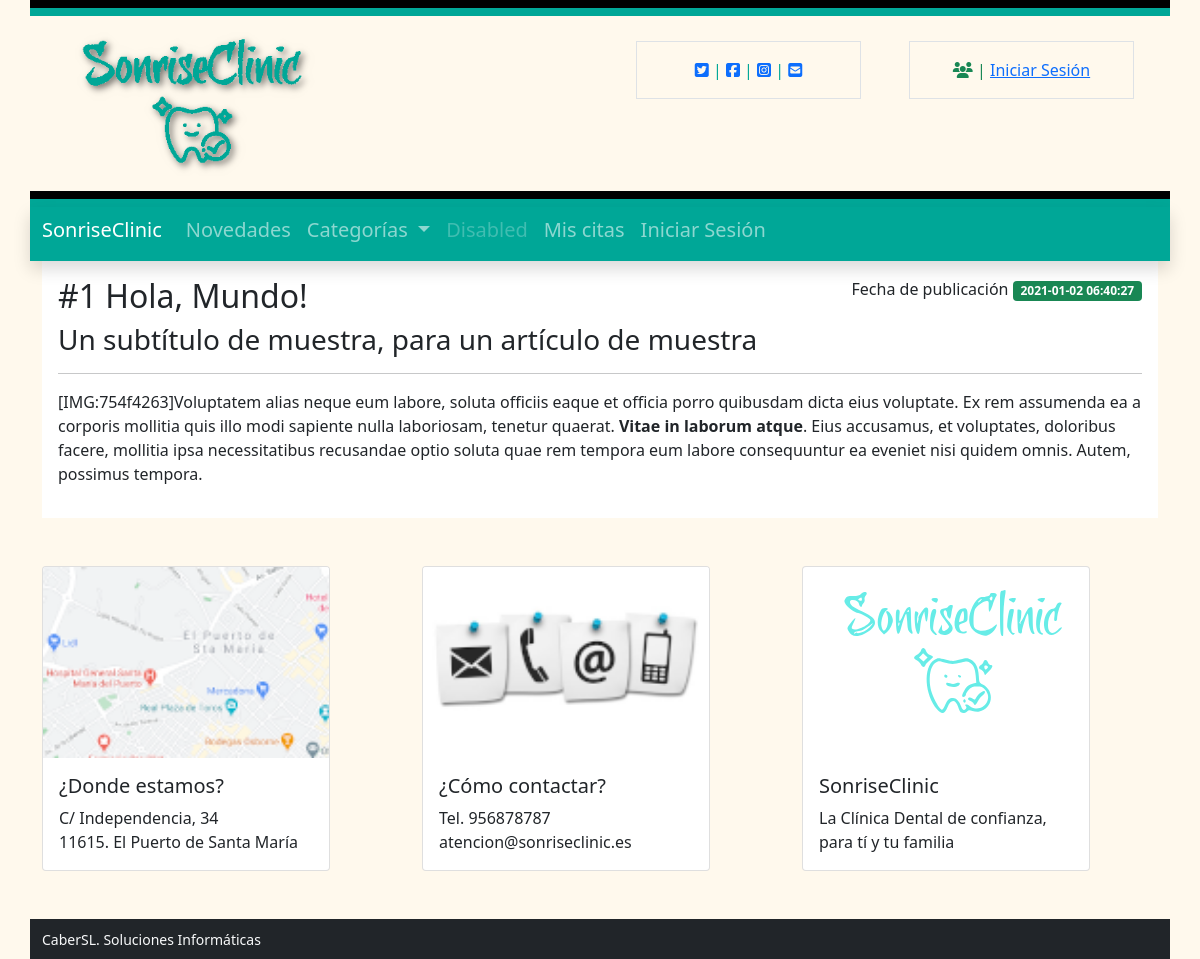
Screenshot of /article.php?id=1 with the database file from the repository.
### tables this page shows
CREATE TABLE `config` (
  `id` int(9) NOT NULL,
  `type` varchar(10) NOT NULL,
  `label` varchar(25) NOT NULL,
  `value` varchar(255) NOT NULL
);

CREATE TABLE `articles` (
  `id` int(9) NOT NULL,
  `title` varchar(255) NOT NULL,
  `subtitle` varchar(255) NOT NULL,
  `text` text NOT NULL,
  `date_created` datetime NOT NULL DEFAULT current_timestamp(),
  `date_published` datetime DEFAULT NULL,
  `date_modifiqued` datetime DEFAULT NULL,
  `enabled` tinyint(1) NOT NULL,
  `author` int(11) NOT NULL
);

### includes/sessions.php (called while the page is built, shortened)
<?php
if (isset($_SESSION['lang'])){
    $lang = $_SESSION['lang'];
}else{
    $lang = null;
}
function isAuthenticated() {
    if (isset($_SESSION['autentificado'])){
        return $_SESSION['autentificado'];
    } else return FALSE;
}

### includes/class.data.php (called while the page is built, shortened)
<?php
class DataBase
{
    var $connection;
    public function __construct()
    {
        if (DB_PASS == NULL)
            $this->connection = mysqli_connect(DB_SERVER, DB_USER, DB_NAME);
        else
            $this->connection = mysqli_connect(DB_SERVER, DB_USER, DB_PASS, DB_NAME);
        return true;
    }
    public function send($sql, $type = 'ARRAY')
    {
        $result = mysqli_query($this->connection, $sql) or die(mysqli_error($this->connection));
        $return = array();
        if ($type == 'ARRAY')
            while (($return[] = mysqli_fetch_array($result))) {
            } else
            while (($return[] = mysqli_fetch_assoc($result))) {
            }
        if (count($return) > 1)
            unset($return[count($return) - 1]);
        else
            $return = FALSE;
        return $return;
    }
    public function select($table, $where, $type = 'ARRAY')
    {
        $sql = "SELECT * FROM " . $table . " WHERE " . $where;
        $result = mysqli_query($this->connection, $sql);
        $return = array();
        if ($type == 'ARRAY')
            while (($return[] = mysqli_fetch_array($result))) {
            } else
            while (($return[] = mysqli_fetch_assoc($result))) {
            }
        if (count($return) > 1)
            unset($return[count($return) - 1]);
        else
            $return = FALSE;
        return $return;
    }
}

### includes/functions.php (called while the page is built, shortened)
<?php
function __($str, $lang = null){
  if(!isset($lang)):
    $lang = "es";
  endif;
  if (file_exists('lang/'.$lang.'.php')):
    if ( isset($texts[$str]) ){
      $str = $texts[$str];
    }
  endif;
  return $str;
}

### lang/es.php (called while the page is built)
<?php
$texts = array(
  'app_Title' => "SonriseClinic",
  'mn_Home' => "Inicio",
  'mn_News' => "Novedades",
  'mn_Categories' => "Categorías",
  'mn_Meeting' => "Gestión de Citas",
  'mn_Chat' => "Chat Interno",
  'mn_Speciality' => "Especialidades",
  'mn_Login' => "Iniciar Sesión",
  'mn_Logout' => "Cerrar Sesión",
  'mn_Admin' => "Panel de Control",
  'mn_Cites' => "Mis citas",
  'frm_Email' => "Dirección de correo electrónico",
  'frm_Pass' => "Clave",
  'frm_Send' => "Enviar",
  'frm_Remember' => "Recordar sesión",
  'frm_Name' => "Nick",
  'frm_FirstName' => "Nombre",
  'frm_LastName' => "Apellidos",
  'frm_Roles' => "Rol",
  'frm_Type' => "Grupo",
  'frm_Label' => "Etiqueta",
  'frm_Value' => "Valor",
  'frm_Title' => "Título",
  'frm_Subtitle' => "Subtítulo",
  'frm_Text' => "Texto",
  'btn_Update' => "Actualizar",
  'btn_Deleted' => "Eliminar",
  'btn_Ok' => "Aceptar",
  'btn_Close' => "Cerrar",
  'Learn_more' => 'Leer Más',
  'sect_users' => "Usuarios",
  'sect_settings' => "Configuración",
  'sect_categories' => "Categorías",
  'sect_articles' => "Artículos",
  'sect_pages' => "Páginas",
  'sect_treatments' => "Tratamientos",
  'modal_title_confirm' => "Confirme opción",
  'modal_text_confirm' => "Esta opción no es posible deshacerla. Si realmente está seguro/a pulse en 'Aceptar'",
  'err_NotAutenticates' => "Usuario no registrado",
  'date_Published' => "Fecha de publicación",
);

### article.php (the view, shortened to what this page needs)
<?php
include("includes/functions.php");
include("includes/sessions.php");
$db = new DataBase(DB_SERVER, DB_USER, DB_PASS, DB_NAME, 1);
$id = $_GET['id'];
$article = $db->send("SELECT * FROM articles WHERE enabled = 1 AND id = $id");
$articleX = $article[0];
?>
<!DOCTYPE html>
<html lang="<?= $lang ?>">
<?php require "sections/head.php"; ?>
<body class="bg-light">
  <?php
    include "sections/header.php";
    include "sections/navbar.php";
  ?>
  <div class="container bg-light">
    <div class="container-fluid px-3 py-3" style="background-color: white">
      <div class="position-relative">
        <div class="position-absolute top-0 end-0"><?=__("date_Published", $lang)?>
          <div class="badge bg-success"><?=$articleX['date_published']?></div>
        </div>
      </div>
      <h2><?=$articleX['title']?></h2>
      <h3><?=$articleX['subtitle']?></h3>
      <p><?=$articleX['text']?></p>
    </div>
  </div>
  <?php
    include "sections/footer.php";
    ?>
</body>
</html>

### sections/header.php (shortened to what this page needs)
<div class="container bg-light">
  <div class="row" style="border-top: 8px solid black"></div>
  <div class="row align-items-start" style="border-top: 8px solid #00A797">
    <div class="col">
      <img class="rounded float-start" src="images/logo.png" width="300" height="175">
    </div>
    <div class="col">
      <div class="social">
        <div class="container px-4">
          <div class="row gx-5">
            <div class="col ">
              <div class="p-3 border bg-light text-center text-primary">
                <?php
                $db = new DataBase(DB_SERVER, DB_USER, DB_PASS, DB_NAME, 1);
                $social = $db->send("SELECT * FROM config WHERE label like 'fab %' AND value<>'';");
                if(!empty($social)):
                  $cont = 0;
                  foreach($social as $key):
                    $cont++;
                    if($cont>1) echo "|";?>
                <a href="<?=$key['value']?>" target="_blank" style="text-decoration:none;">
                  <i class="fab <?=$key['label']?> my-2 my-sm-0"></i>
                </a>
                <?php endforeach;
                endif;
                $email = $db->select("config", "type = 'email' AND value <>''");
                if(!empty($email)):?>
                   | <a href="mailto:<?=$email[0]['value']?>"><i class="fas <?=$email[0]['label']?> my-2 my-sm-0"></i></a>
                <?php endif;
                ?>
              </div>
            </div>
            <div class="col">
              <div class="p-3 border bg-light text-center text-success">
                <?php if(!isAuthenticated()):?>
                <i class="fas fa-users my-2 my-sm-0"></i> | <a href="login.php"><?=__('mn_Login', $lang)?></a>
                <?php else: ?>
                <i class="fas fa-user my-2 my-sm-0"></i> | <?=$_SESSION['name']?>
                <?php endif;?>
              </div>
            </div>
          </div>
        </div>
      </div>
    </div>
  </div>
</div>

### css/styles.css (style rules this page uses)
.bg-light { background-color: #FFF9ED !important; }
.text-primary { color: #00A797 !important; }
.social { margin-top: 25px; }

### rows the page displays
articles: date_published "2021-01-02 06:40:27", title "#1 Hola, Mundo!", subtitle "Un subtítulo de muestra, para un artículo de muestra", text "[IMG:754f4263]Voluptatem alias neque eum labore, soluta officiis eaque et officia porro quibusdam dicta eius voluptate. Ex rem assumenda ea a corporis mollitia quis illo modi sapiente nulla laboriosam, tenetur quaerat. Vitae in laborum atque . Eius accusamus, et voluptates, doloribus facere, mollitia ipsa necessitatibus recusandae optio soluta quae rem tempora eum labore consequuntur ea eveniet nisi quidem omnis. Autem, possimus tempora."

### other values shown
__('mn_Login', $lang) "Iniciar Sesión"
__('app_Title', $lang) "SonriseClinic"
__('mn_News', $lang) "Novedades"
__('mn_Categories', $lang) "Categorías"
__('mn_Cites', $lang) "Mis citas"
__("date_Published", $lang) "Fecha de publicación"
